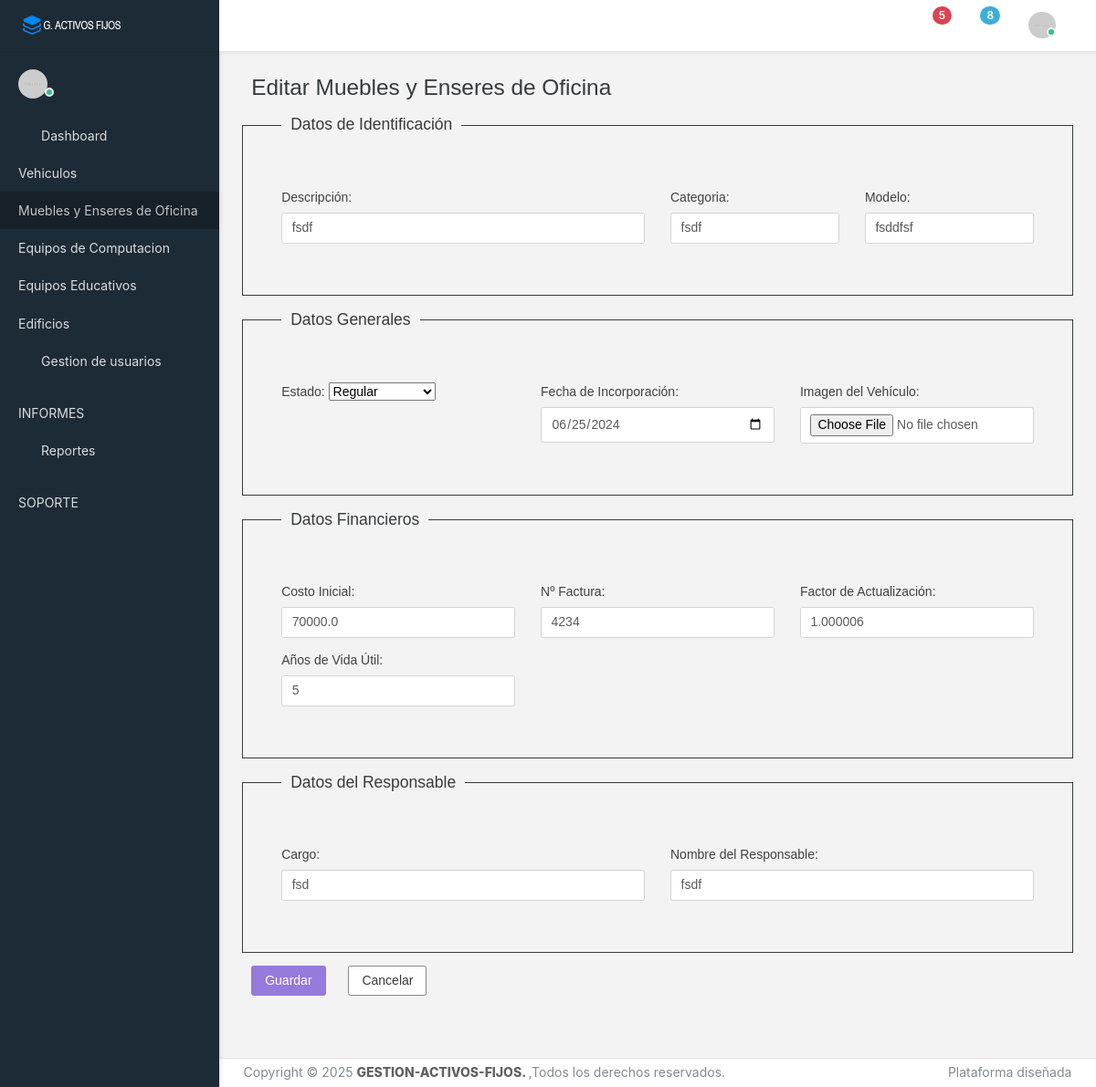
Page /muebles/edit/1 on the committed database.
### models/muebles_enseres_model.py (models this page shows, shortened)
class Mueble(db.Model):
    __tablename__ = 'muebles'
    id = db.Column(db.Integer, primary_key=True)
    descripcion = db.Column(db.String(100), nullable=False)
    categoria = db.Column(db.String(50), nullable=False)
    modelo = db.Column(db.String(50), nullable=False)
    estado = db.Column(db.String(30), nullable=False)
    costo_inicial = db.Column(db.Float, nullable=False)
    fecha_incorporacion = db.Column(db.Date, nullable=False)
    factura = db.Column(db.Integer, nullable=False)
    años_vida_util = db.Column(db.Integer, nullable=False)
    factor_de_actualizacion = db.Column(db.Float, nullable=False)
    imagen = db.Column(db.String(255))
    cargo = db.Column(db.String(100))
    responsable = db.Column(db.String(100))
    user_id = db.Column(db.Integer, db.ForeignKey('users.id'), nullable=False)
    @classmethod
    def get_by_id(cls, id_mueble):
        return cls.query.filter_by(id=id_mueble).first()

### controllers/muebles_enseres_controller.py (the view, shortened to what this page needs)
@mueble_bp.route('/edit/<int:id>', methods=['GET', 'POST'])
def edit(id):
    mueble = Mueble.get_by_id(id)
    return muebles_enseres_view.edit(mueble)

### app.py (called while the page is built)
@app.context_processor
def utility_functions():
    def is_active(path):
        return 'active' if request.path.startswith(path) else ''
    return dict(is_active=is_active)

### views/muebles_enseres_view.py (called while the page is built)
def edit(mueble):
    return render_template('muebles_enseres/edit.html', mueble=mueble)

### templates/muebles_enseres/edit.html (shortened to what this page needs)
{% extends 'base.html' %}
{% block content %}
<link href="{{ url_for('static', filename='css/style3.css') }}" rel="stylesheet">
<div class="content">
    <div class="content-wrapper">
        <h2 class="mb-4">Editar Muebles y Enseres de Oficina</h2>
        <form method="post" enctype="multipart/form-data">
            <fieldset class="border p-3 mb-4">
                <legend>Datos de Identificación</legend>
                <div class="row">
                    <div class="col-md-6">
                        <label for="descripcion" class="form-label">Descripción:</label>
                        <input type="text" class="form-control" id="descripcion" name="descripcion" required
                            value="{{ mueble.descripcion }}">
                    </div>
                    <div class="col-md-3">
                        <label for="categoria" class="form-label">Categoria:</label>
                        <input type="text" class="form-control" id="categoria" name="categoria" required
                            value="{{ mueble.categoria }}">
                    </div>
                    <div class="col-md-3">
                        <label for="modelo" class="form-label">Modelo:</label>
                        <input type="text" class="form-control" id="modelo" name="modelo" required
                            value="{{ mueble.modelo }}">
                    </div>
                </div>
            </fieldset>
            <fieldset class="border p-3 mb-4">
                <legend>Datos Generales</legend>
                <div class="row">
                    <div class="col-md-4">
                        <label for="estado" class="form-label">Estado:</label>
                        <select class="form-select" id="estado" name="estado" required>
                            <option value="Regular" {% if mueble.estado=='Regular' %}selected{% endif %}>Regular
                            </option>
                        </select>
                    </div>
                    <div class="col-md-4">
                        <label for="fecha_incorporacion" class="form-label">Fecha de Incorporación:</label>
                        <input type="date" class="form-control" id="fecha_incorporacion" name="fecha_incorporacion"
                            required
                            value="{{ mueble.fecha_incorporacion.strftime('%Y-%m-%d') if mueble.fecha_incorporacion }}">
                    </div>
                    <div class="col-md-4">
                        <label for="imagen" class="form-label">Imagen del Vehículo:</label>
                        <input type="file" class="form-control" id="imagen" name="imagen" accept="image/*">
                    </div>
                </div>
            </fieldset>
            <fieldset class="border p-3 mb-4">
                <legend>Datos Financieros</legend>
                <div class="row">
                    <div class="col-md-4">
                        <label for="costo_inicial" class="form-label">Costo Inicial:</label>
                        <input type="number" step="0.01" class="form-control" id="costo_inicial" min="0"
                            name="costo_inicial" required value="{{ mueble.costo_inicial }}">
                    </div>
                    <div class="col-md-4">
                        <label for="factura" class="form-label">Nº Factura:</label>
                        <input type="number" step="0.01" class="form-control" id="factura" min="0" name="factura"
                            required value="{{ mueble.factura }}">
                    </div>
                    <div class="col-md-4">
                        <label for="factor_de_actualizacion" class="form-label">Factor de Actualización:</label>
                        <input type="number" step="0.00000001" class="form-control" id="factor_de_actualizacion" min="0"
                            name="factor_de_actualizacion" required value="{{ mueble.factor_de_actualizacion }}">
                    </div>
                    <div class="col-md-4">
                        <label for="años_vida_util" class="form-label">Años de Vida Útil:</label>
                        <input type="number" class="form-control" id="años_vida_util" name="años_vida_util" min="1"
                            required value="{{ mueble.años_vida_util }}">
                    </div>
                </div>
            </fieldset>
            <fieldset class="border p-3 mb-4">
                <legend>Datos del Responsable</legend>
                <div class="row">
                    <div class="col-md-6">
                        <label for="cargo" class="form-label">Cargo:</label>
                        <input type="text" class="form-control" id="cargo" name="cargo" value="{{ mueble.cargo }}">
                    </div>
                    <div class="col-md-6">
                        <label for="responsable" class="form-label">Nombre del Responsable:</label>
                        <input type="text" class="form-control" id="responsable" name="responsable"
                            value="{{ mueble.responsable }}">
                    </div>
                </div>
            </fieldset>
            <div class="d-flex justify-content mb-4">
                <button type="submit" class="btn btn-primary mr-2">Guardar</button>
                <a href="{{ url_for('mueble.index') }}" class="btn btn-secondary">Cancelar</a>
            </div>
            <br>
            <br>
            <br>
        </form>
    </div>
</div>
{% endblock %}

### static/app-assets/css/app.css (style rules this page uses)
@media (max-width: 1366px) { html { font-size: 14px; } }
html { height: 100%; }
html body { height: 100%; background-color: #F3F3F3; direction: ltr; }
html body.fixed-navbar { padding-top: 4rem; }
html body .content { padding: 0; transition: 300ms ease all; backface-visibility: hidden; }
html body .content .content-wrapper { padding: 1.8rem; }
.border { border: 1px solid; }
@media screen and (min-width: 0px) { body:after { content: "xs - min-width: 0px"; } }
@media screen and (min-width: 544px) { body:after { content: "sm - min-width: 544px"; } }
@media screen and (min-width: 768px) { body:after { content: "md - min-width: 768px"; } }
@media screen and (min-width: 992px) { body:after { content: "lg - min-width: 992px"; } }
@media screen and (min-width: 1200px) { body:after { content: "xl - min-width: 1200px"; } }
body:after { display: none; }
input[type="date"].form-control, input[type="time"].form-control, input[type="datetime-local"].form-control, input[type="month"].form-control { line-height: 1.45; }

### static/app-assets/css/core/menu/menu-types/vertical-menu.css (style rules this page uses)
body.vertical-layout.vertical-menu.menu-expanded .content, body.vertical-layout.vertical-menu.menu-expanded .footer { margin-left: 240px; }
@media (min-width: 992px) { body.vertical-layout.vertical-menu .content, body.vertical-layout.vertical-menu .footer { margin-left: 240px; } }

### static/css/style3.css (style rules this page uses)
fieldset { border-width: 2px; font-family: Arial, sans-serif; }
legend { font-size: 1.25rem; padding: 0 10px; margin-bottom: 1rem; width: auto; font-family: Arial, sans-serif; }
.form-label { margin-bottom: 0.5rem; font-family: Arial, sans-serif; }
.row>[class*='col-'] { margin-bottom: 1rem; font-family: Arial, sans-serif; }
.mb-4 { font-family: Arial, sans-serif; padding: 0 10px; margin-bottom: 1rem; width: auto; }
.content { margin-left: 34px; }

### rows in the picture
Mueble: descripcion "fsdf", categoria "fsdf", modelo "fsddfsf", estado "Regular", fecha_incorporacion "06/25/2024", costo_inicial "70000.0", factura "4234", factor_de_actualizacion "1.000006", años_vida_util "5", cargo "fsd", responsable "fsdf"
